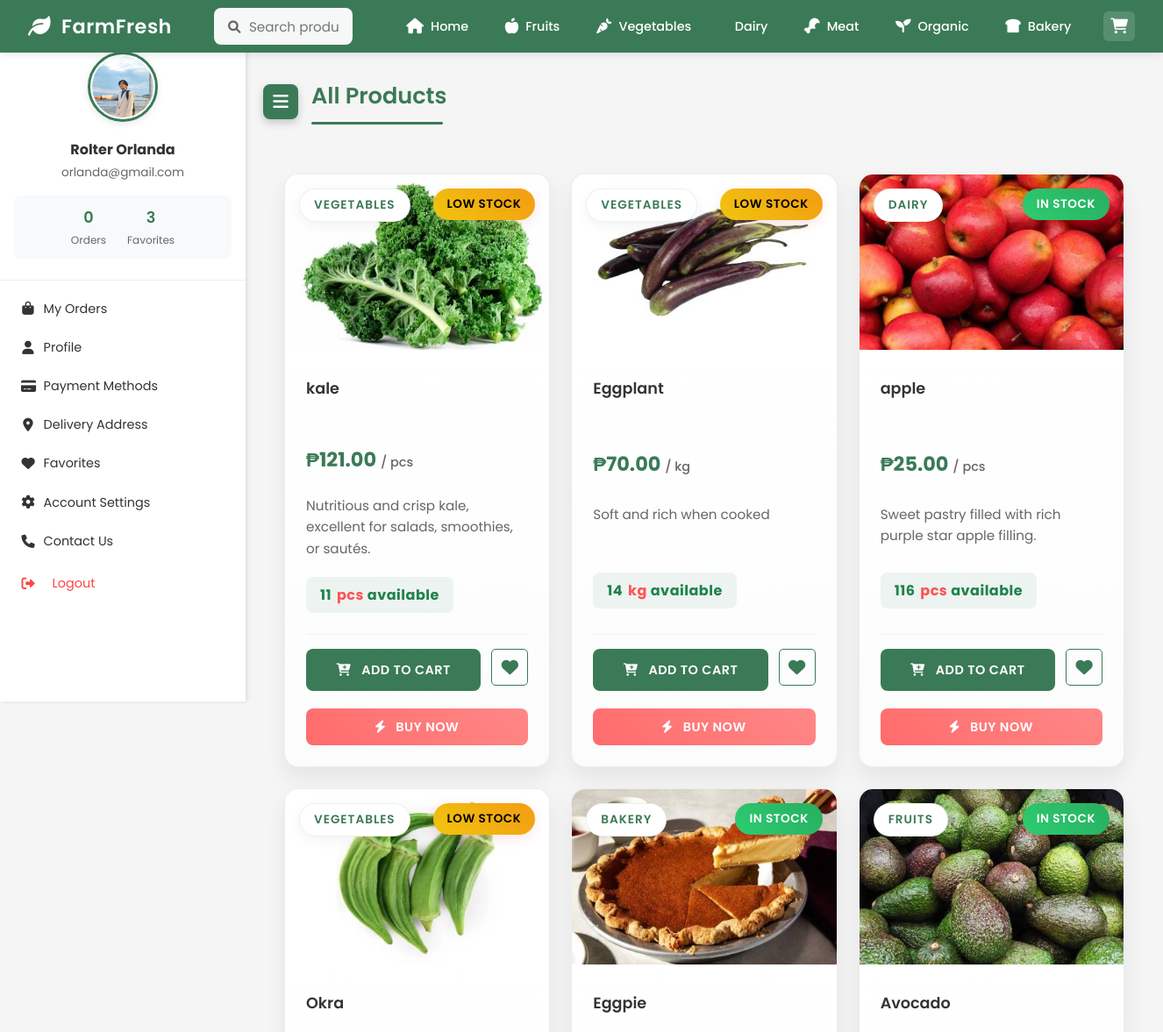
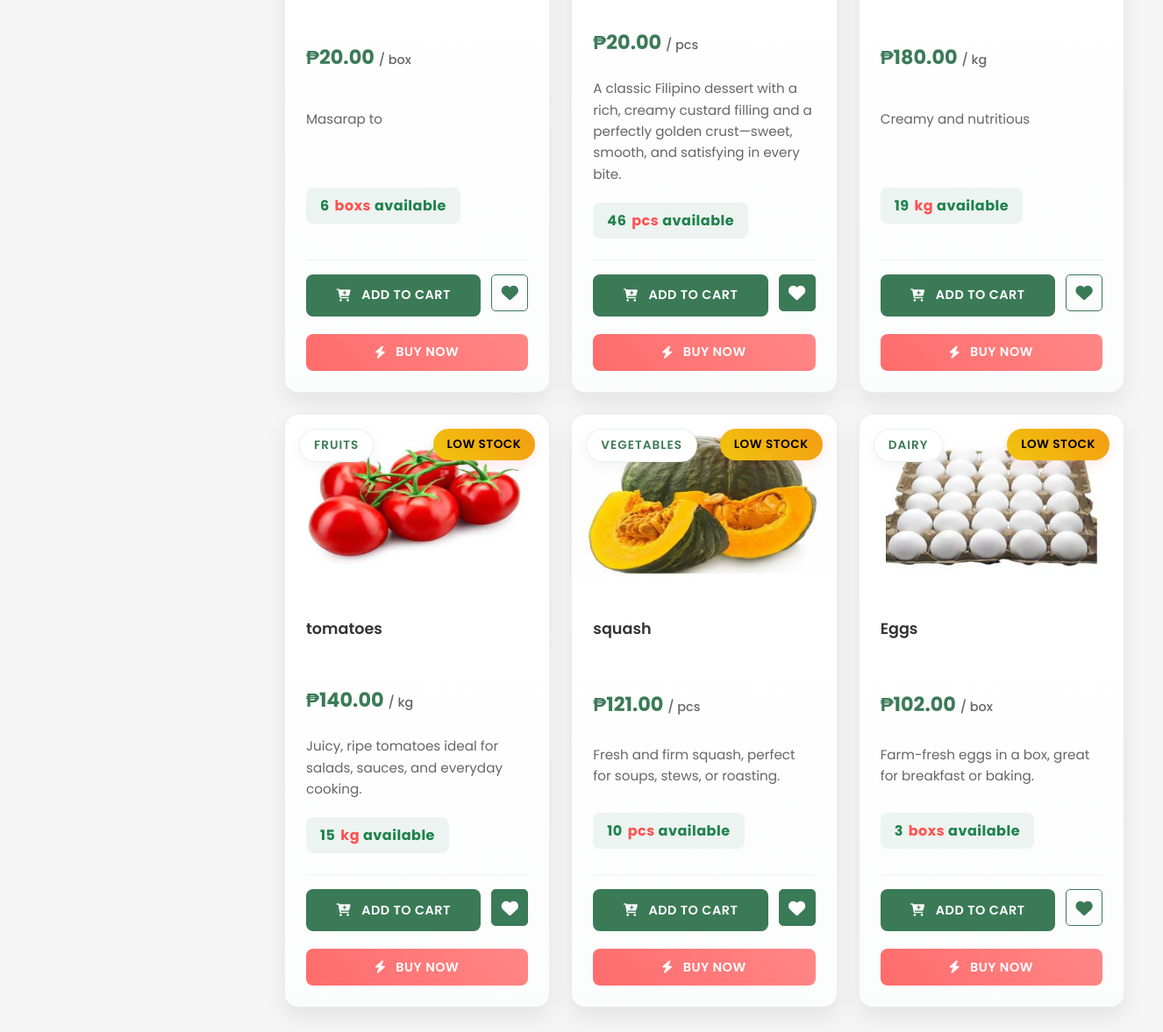
The page /user-dashboard/user.php (signed in) on the database its author committed (2 pictures, top to bottom).
### tables this page shows
CREATE TABLE `users` (
  `user_id` int(11) NOT NULL,
  `username` varchar(50) NOT NULL,
  `first_name` varchar(50) NOT NULL,
  `last_name` varchar(50) NOT NULL,
  `email` varchar(100) NOT NULL,
  `phone_number` varchar(20) DEFAULT NULL,
  `password` varchar(255) NOT NULL,
  `full_name` varchar(100) GENERATED ALWAYS AS (concat(`first_name`,' ',`last_name`)) STORED,
  `profile_image` varchar(255) DEFAULT NULL,
  `role` enum('admin','customer','staff') NOT NULL DEFAULT 'customer',
  `created_at` timestamp NOT NULL DEFAULT current_timestamp(),
  `last_login` timestamp NULL DEFAULT NULL,
  `active` tinyint(1) DEFAULT 1,
  `phone` varchar(20) DEFAULT NULL,
  `birth_date` date DEFAULT NULL
);

CREATE TABLE `products` (
  `id` int(11) NOT NULL,
  `name` varchar(100) NOT NULL,
  `category` varchar(50) NOT NULL,
  `price` decimal(10,2) NOT NULL,
  `unit` varchar(10) NOT NULL,
  `stock` int(11) NOT NULL DEFAULT 0,
  `status` enum('In Stock','Low Stock','Out of Stock') NOT NULL DEFAULT 'In Stock',
  `description` text DEFAULT NULL,
  `image_path` varchar(255) DEFAULT NULL,
  `created_at` timestamp NOT NULL DEFAULT current_timestamp(),
  `updated_at` timestamp NULL DEFAULT NULL ON UPDATE current_timestamp()
);

### user-dashboard/user.php (the view, shortened to what this page needs)
<?php
require_once '../connect.php';
$user_id = $_SESSION['user_id'];
$stmt = $conn->prepare("SELECT * FROM users WHERE user_id = ?");
$stmt->bind_param("i", $user_id);
$stmt->execute();
$result = $stmt->get_result();
$user = $result->fetch_assoc();
$orderCount = 0;
try {
    $orderStmt = $conn->prepare("SELECT COUNT(*) as order_count FROM orders WHERE user_id = ?");
    $orderStmt->bind_param("i", $user_id);
    $orderStmt->execute();
    $orderResult = $orderStmt->get_result();
    $orderCount = $orderResult->fetch_assoc()['order_count'];
} catch (Exception $e) {
    error_log("Error getting order count: " . $e->getMessage());
}
try {
    $conn->query("SELECT 1 FROM favorites LIMIT 1");
} catch (Exception $e) {
    $createTableSQL = "CREATE TABLE IF NOT EXISTS favorites (
        favorite_id INT AUTO_INCREMENT PRIMARY KEY,
        user_id INT NOT NULL,
        product_id INT NOT NULL,
        created_at TIMESTAMP DEFAULT CURRENT_TIMESTAMP,
        FOREIGN KEY (user_id) REFERENCES users(user_id) ON DELETE CASCADE,
        FOREIGN KEY (product_id) REFERENCES products(id) ON DELETE CASCADE
    )";
    $conn->query($createTableSQL);
}
$favoriteCount = 0;
try {
    $favoriteStmt = $conn->prepare("SELECT COUNT(*) as favorite_count FROM favorites WHERE user_id = ?");
    $favoriteStmt->bind_param("i", $user_id);
    $favoriteStmt->execute();
    $favoriteResult = $favoriteStmt->get_result();
    $favoriteCount = $favoriteResult->fetch_assoc()['favorite_count'];
} catch (Exception $e) {
    error_log("Error getting favorite count: " . $e->getMessage());
}
$favoritedProducts = [];
try {
    $favoriteProductsStmt = $conn->prepare("SELECT product_id FROM favorites WHERE user_id = ?");
    $favoriteProductsStmt->bind_param("i", $user_id);
    $favoriteProductsStmt->execute();
    $favoriteResult = $favoriteProductsStmt->get_result();
    while ($row = $favoriteResult->fetch_assoc()) {
        $favoritedProducts[] = $row['product_id'];
    }
} catch (Exception $e) {
    error_log("Error getting favorited products: " . $e->getMessage());
}
?>
<!DOCTYPE html>
<html lang="en">
<head>
    <link rel="stylesheet" href="https://cdnjs.cloudflare.com/ajax/libs/font-awesome/6.0.0/css/all.min.css">
    <link rel="stylesheet" href="../css/user.css">
</head>
<body>
    <header class="header">
        <div class="logo">
            <i class="fa-solid fa-leaf"></i>
            FarmFresh
        </div>
        <div class="search-bar">
            <input type="text" id="searchInput" placeholder="Search products...">
        </div>
        <nav class="nav-menu">
            <a href="user.php"><i class="fa-solid fa-house"></i> Home</a>
            <a href="category/php/fruits.php"><i class="fa-solid fa-apple-whole"></i> Fruits</a>
            <a href="#"><i class="fa-solid fa-carrot"></i> Vegetables</a>
            <a href="#"><i class="fa-solid fa-cow"></i> Dairy</a>
            <a href="#"><i class="fa-solid fa-drumstick-bite"></i> Meat</a>
            <a href="#"><i class="fa-solid fa-seedling"></i> Organic</a>
            <a href="#"><i class="fa-solid fa-bread-slice"></i> Bakery</a>
            <a href="category/php/cart.php" class="cart"><i class="fa-solid fa-cart-shopping"></i></a>
        </nav>
    </header>
    <div class="container">
        <aside class="sidebar">
            <div class="user-info">
                <img src="<?php echo !empty($user['profile_image']) ? '../' . $user['profile_image'] : '../assets/images/default-avatar.jpg'; ?>"
                     alt="User Avatar" class="user-avatar">
                <h3><?php echo $user['first_name'] . ' ' . $user['last_name']; ?></h3>
                <p><?php echo $user['email']; ?></p>
                <div class="user-stats">
                    <div class="stat">
                        <div class="stat-number"><?php echo $orderCount; ?></div>
                        <div class="stat-label">Orders</div>
                    </div>
                    <div class="stat">
                        <div class="stat-number"><?php echo $favoriteCount; ?></div>
                        <div class="stat-label">Favorites</div>
                    </div>
                </div>
            </div>
            <ul class="menu-items">
                <li><a href="orders.php"><i class="fa-solid fa-bag-shopping"></i> My Orders</a></li>
                <li><a href="profile.php"><i class="fa-solid fa-user"></i> Profile</a></li>
                <li><a href="payment.php"><i class="fa-solid fa-credit-card"></i> Payment Methods</a></li>
                <li><a href="address.php"><i class="fa-solid fa-location-dot"></i> Delivery Address</a></li>
                <li><a href="favorite.php"><i class="fa-solid fa-heart"></i> Favorites</a></li>
                <li><a href="#"><i class="fa-solid fa-gear"></i> Account Settings</a></li>
                <li><a href="#"><i class="fa-solid fa-phone"></i> Contact Us</a></li>
                <li><a href="#" onclick="showLogoutModal(); return false;" class="logout-link">
                    <i class="fa-solid fa-right-from-bracket"></i> Logout
                </a></li>
            </ul>
        </aside>
        <main class="main-content">
            <div class="section-header">
                <button class="toggle-btn" id="sidebarToggle">
                    <i class="fa-solid fa-bars"></i>
                </button>
                <h2 class="section-title">All Products</h2>
            </div>
            <div class="products-grid">
                <?php
                $products_per_page = 12;
                $current_page = isset($_GET['page']) ? (int)$_GET['page'] : 1;
                $offset = ($current_page - 1) * $products_per_page;
                $query = "SELECT * FROM products ORDER BY RAND() LIMIT ? OFFSET ?";
                $stmt = $conn->prepare($query);
                $stmt->bind_param("ii", $products_per_page, $offset);
                $stmt->execute();
                $result = $stmt->get_result();
                if ($result && $result->num_rows > 0) {
                    while ($product = $result->fetch_assoc()) {
                        $statusClass = '';
                        $badgeText = '';
                        if ($product['stock'] <= 0) {
                            $statusClass = 'out-of-stock';
                            $badgeText = 'Out of Stock';
                        } elseif ($product['stock'] <= 15) {
                            $statusClass = 'low-stock';
                            $badgeText = 'Low Stock';
                        } else {
                            $statusClass = 'in-stock';
                            $badgeText = 'In Stock';
                        }
                        $unit = $product['unit'];
                        $plural_units = ['pcs', 'kg', 'g', 'l', 'ml', 'boxes', 'packs'];
                        $display_unit = in_array(strtolower($unit), $plural_units) ? $unit : $unit . 's';
                        ?>
                        <div class="product-card <?php echo $statusClass; ?>"
                             data-product-id="<?php echo htmlspecialchars($product['id']); ?>"
                             data-stock="<?php echo htmlspecialchars($product['stock']); ?>"
                             data-unit="<?php echo htmlspecialchars($product['unit']); ?>">
                            <span class="stock-badge"><?php echo $badgeText; ?></span>
                            <img src="../<?php echo $product['image_path']; ?>" alt="<?php echo $product['name']; ?>" class="product-image">
                            <div class="product-info">
                                <span class="product-category"><?php echo $product['category']; ?></span>
                                <h3 class="product-title"><?php echo $product['name']; ?></h3>
                                <p class="product-price">
                                    ₱<?php echo number_format($product['price'], 2); ?>
                                    <span class="product-unit">/ <?php echo $product['unit']; ?></span>
                                </p>
                                <p class="product-description"><?php echo $product['description']; ?></p>
                                <p class="stock-status">
                                    <?php
                                    if ($product['stock'] > 0) {
                                        echo '<span class="product-availability" style="color:#1e824c;font-weight:700;">' . $product['stock'] .
                                            ' <span class="unit" style="color:#ff5252;">' . htmlspecialchars($display_unit) . '</span> available</span>';
                                    } else {
                                        echo '<span class="product-availability" style="color:#ff4444;font-weight:700;">Currently unavailable</span>';
                                    }
                                    ?>
                                </p>
                                <div class="product-actions">
                                    <button class="cart-btn"
                                        data-product-id="<?php echo $product['id']; ?>"
                                        <?php echo ($product['stock'] <= 0) ? 'disabled' : ''; ?>>
                                        <i class="fa-solid fa-cart-plus"></i>
                                        <?php echo ($product['stock'] > 0) ? 'Add to Cart' : 'Out of Stock'; ?>
                                    </button>
                                    <button class="favorite-btn <?php echo in_array($product['id'], $favoritedProducts) ? 'active' : ''; ?>"
                                        data-product-id="<?php echo $product['id']; ?>"
                                        title="<?php echo in_array($product['id'], $favoritedProducts) ? 'Remove from Favorites' : 'Add to Favorites'; ?>">
                                        <i class="fa-solid fa-heart"></i>
                                    </button>
                                    <button
                                        class="buy-btn"
                                        data-product-id="<?php echo $product['id']; ?>"
                                        data-stock="<?php echo $product['stock']; ?>"
                                        data-name="<?php echo htmlspecialchars($product['name']); ?>"
                                        data-price="<?php echo htmlspecialchars($product['price']); ?>"
                                        data-image="../<?php echo htmlspecialchars($product['image_path']); ?>"
                                        data-unit="<?php echo htmlspecialchars($product['unit']); ?>"
                                        <?php echo ($product['stock'] <= 0) ? 'disabled' : ''; ?>
                                    >
                                        <i class="fa-solid fa-bolt"></i> Buy Now
                                    </button>
                                </div>
                            </div>
                        </div>
                        <?php
                    }
                    ?>
                    <?php
                } else {
                    echo '<p class="no-products">No products available at this time.</p>';
                }
                ?>
            </div>
        </main>
    </div>
</body>
</html>

### user-dashboard/user.php (style rules this page uses)
.menu-items .logout-link i { margin-right: 10px; }
.sidebar { width: 280px; background: white; height: 100vh; position: fixed; left: 0; top: 0; transition: all 0.3s ease; z-index: 999; padding-top: 15px; box-shadow: 2px 0 5px rgba(0,0,0,0.1); overflow-y: auto; }
.toggle-btn { background: var(--primary-color, #3b7a57); color: white; border: none; width: 40px; height: 40px; border-radius: 0 8px 8px 0; cursor: pointer; display: flex; align-items: center; justify-content: center; box-shadow: 2px 0 10px rgba(0,0,0,0.1); transition: all 0.3s ease; }
.toggle-btn i { font-size: 20px; transition: transform 0.3s ease; }
.user-info { text-align: center; padding: 1.5rem 1rem; border-bottom: 1px solid #eee; margin-top: 20px; }
.user-avatar { width: 80px; height: 80px; border-radius: 50%; margin-bottom: 0.75rem; object-fit: cover; border: 3px solid var(--primary-color, #3b7a57); padding: 2px; background: white; box-shadow: 0 2px 8px rgba(0,0,0,0.1); }
.user-info h3 { font-size: 1rem; margin-bottom: 0.25rem; color: var(--text-color, #333); }
.user-info p { font-size: 0.85rem; color: #666; margin-bottom: 1rem; }
.user-stats { display: flex; justify-content: center; gap: 1.5rem; margin-top: 0.75rem; padding: 0.75rem; background: #f8f9fa; border-radius: 8px; }
.stat { text-align: center; }
.stat-number { font-weight: 600; color: var(--primary-color, #3b7a57); font-size: 1.1rem; }
.stat-label { font-size: 0.75rem; color: #666; margin-top: 0.25rem; }
.menu-items { list-style: none; padding: 0.75rem; }
.menu-items li { margin-bottom: 0.25rem; }
.menu-items a { display: flex; align-items: center; gap: 0.6rem; padding: 0.6rem 0.75rem; color: var(--text-color, #333); text-decoration: none; border-radius: 5px; transition: all 0.3s; font-size: 0.9rem; }
.menu-items i { width: 16px; text-align: center; font-size: 0.95rem; }
.menu-items .logout-link { color: #ff4444; margin-top: 0.5rem; }
.main-content { margin-left: 280px; padding: 20px; transition: all 0.3s ease; }

### rows shown on the page
users: profile_image (picture), first_name "Rolter", last_name "Orlanda", email "orlanda@gmail.com"
products: stock "LOW STOCK", image_path+name (picture), category "VEGETABLES", name "kale", price "121.00", unit "pcs", description "Nutritious and crisp kale, excellent for salads, smoothies, or sautés.", stock "11", shows "ADD TO CART"
products: stock "LOW STOCK", image_path (picture), category "VEGETABLES", name "Eggplant", price "70.00", unit "kg", description "Soft and rich when cooked", stock "14", shows "ADD TO CART"
products: stock "IN STOCK", image_path+name (picture), category "DAIRY", name "apple", price "25.00", unit "pcs", description "Sweet pastry filled with rich purple star apple filling.", stock "116", shows "ADD TO CART"
products: stock "LOW STOCK", image_path (picture), category "VEGETABLES", name "Okra", price "20.00", unit "box", description "Masarap to", stock "6", unit "boxs", shows "ADD TO CART"
products: stock "IN STOCK", image_path (picture), category "BAKERY", name "Eggpie", price "20.00", unit "pcs", description "A classic Filipino dessert with a rich, creamy custard filling and a perfectly golden crust—sweet, smooth, and satisfying in every bite.", stock "46", shows "ADD TO CART"
products: stock "IN STOCK", image_path (picture), category "FRUITS", name "Avocado", price "180.00", unit "kg", description "Creamy and nutritious", stock "19", shows "ADD TO CART"
products: stock "LOW STOCK", image_path+name (picture), category "FRUITS", name "tomatoes", price "140.00", unit "kg", description "Juicy, ripe tomatoes ideal for salads, sauces, and everyday cooking.", stock "15", shows "ADD TO CART"
products: stock "LOW STOCK", image_path+name (picture), category "VEGETABLES", name "squash", price "121.00", unit "pcs", description "Fresh and firm squash, perfect for soups, stews, or roasting.", stock "10", shows "ADD TO CART"
products: stock "LOW STOCK", image_path (picture), category "DAIRY", name "Eggs", price "102.00", unit "box", description "Farm-fresh eggs in a box, great for breakfast or baking.", stock "3", unit "boxs", shows "ADD TO CART"

### other values the page prints
$orderCount "0"
$favoriteCount "3"
